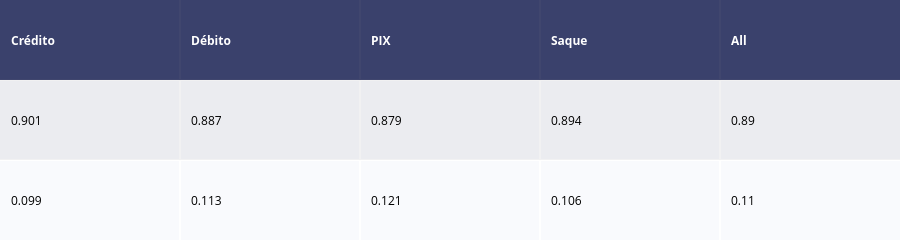

Write notebook code for a chart like this one.
### Markdown cell above
### CrossTab Categorical

### Code cell
crosstab_transaction_type = pd.crosstab(
    df_fraud['Classe'], 
    df_fraud['Tipo de Transacao'], 
    normalize='columns', 
    margins=True
)
transaction_type_table = ff.create_table(crosstab_transaction_type.round(3))
transaction_type_table.show()

### Figure 1 — Plotly figure (JSON) as saved in the notebook; plotly's stock layout.template omitted (floating-point values rounded to 4 significant figures)
{"data": [{"colorscale": [[0, "#00083e"], [0.5, "#ededee"], [1, "#ffffff"]], "hoverinfo": "none", "opacity": 0.75, "showscale": false, "type": "heatmap", "z": [[0, 0, 0, 0, 0], [0.5, 0.5, 0.5, 0.5, 0.5], [1, 1, 1, 1, 1]]}], "layout": {"annotations": [{"align": "left", "font": {"color": "#ffffff"}, "showarrow": false, "text": "<b>Crédito</b>", "x": -0.45, "xanchor": "left", "xref": "x", "y": 0, "yref": "y"}, {"align": "left", "font": {"color": "#ffffff"}, "showarrow": false, "text": "<b>Débito</b>", "x": 0.55, "xanchor": "left", "xref": "x", "y": 0, "yref": "y"}, {"align": "left", "font": {"color": "#ffffff"}, "showarrow": false, "text": "<b>PIX</b>", "x": 1.55, "xanchor": "left", "xref": "x", "y": 0, "yref": "y"}, {"align": "left", "font": {"color": "#ffffff"}, "showarrow": false, "text": "<b>Saque</b>", "x": 2.55, "xanchor": "left", "xref": "x", "y": 0, "yref": "y"}, {"align": "left", "font": {"color": "#ffffff"}, "showarrow": false, "text": "<b>All</b>", "x": 3.55, "xanchor": "left", "xref": "x", "y": 0, "yref": "y"}, {"align": "left", "font": {"color": "#000000"}, "showarrow": false, "text": "0.901", "x": -0.45, "xanchor": "left", "xref": "x", "y": 1, "yref": "y"}, {"align": "left", "font": {"color": "#000000"}, "showarrow": false, "text": "0.887", "x": 0.55, "xanchor": "left", "xref": "x", "y": 1, "yref": "y"}, {"align": "left", "font": {"color": "#000000"}, "showarrow": false, "text": "0.879", "x": 1.55, "xanchor": "left", "xref": "x", "y": 1, "yref": "y"}, {"align": "left", "font": {"color": "#000000"}, "showarrow": false, "text": "0.894", "x": 2.55, "xanchor": "left", "xref": "x", "y": 1, "yref": "y"}, {"align": "left", "font": {"color": "#000000"}, "showarrow": false, "text": "0.89", "x": 3.55, "xanchor": "left", "xref": "x", "y": 1, "yref": "y"}, {"align": "left", "font": {"color": "#000000"}, "showarrow": false, "text": "0.099", "x": -0.45, "xanchor": "left", "xref": "x", "y": 2, "yref": "y"}, {"align": "left", "font": {"color": "#000000"}, "showarrow": false, "text": "0.113", "x": 0.55, "xanchor": "left", "xref": "x", "y": 2, "yref": "y"}, {"align": "left", "font": {"color": "#000000"}, "showarrow": false, "text": "0.121", "x": 1.55, "xanchor": "left", "xref": "x", "y": 2, "yref": "y"}, {"align": "left", "font": {"color": "#000000"}, "showarrow": false, "text": "0.106", "x": 2.55, "xanchor": "left", "xref": "x", "y": 2, "yref": "y"}, {"align": "left", "font": {"color": "#000000"}, "showarrow": false, "text": "0.11", "x": 3.55, "xanchor": "left", "xref": "x", "y": 2, "yref": "y"}], "height": 140, "margin": {"b": 0, "l": 0, "r": 0, "t": 0}, "xaxis": {"dtick": 1, "gridwidth": 2, "showticklabels": false, "tick0": -0.5, "ticks": "", "zeroline": false}, "yaxis": {"autorange": "reversed", "dtick": 1, "gridwidth": 2, "showticklabels": false, "tick0": 0.5, "ticks": "", "zeroline": false}}}
